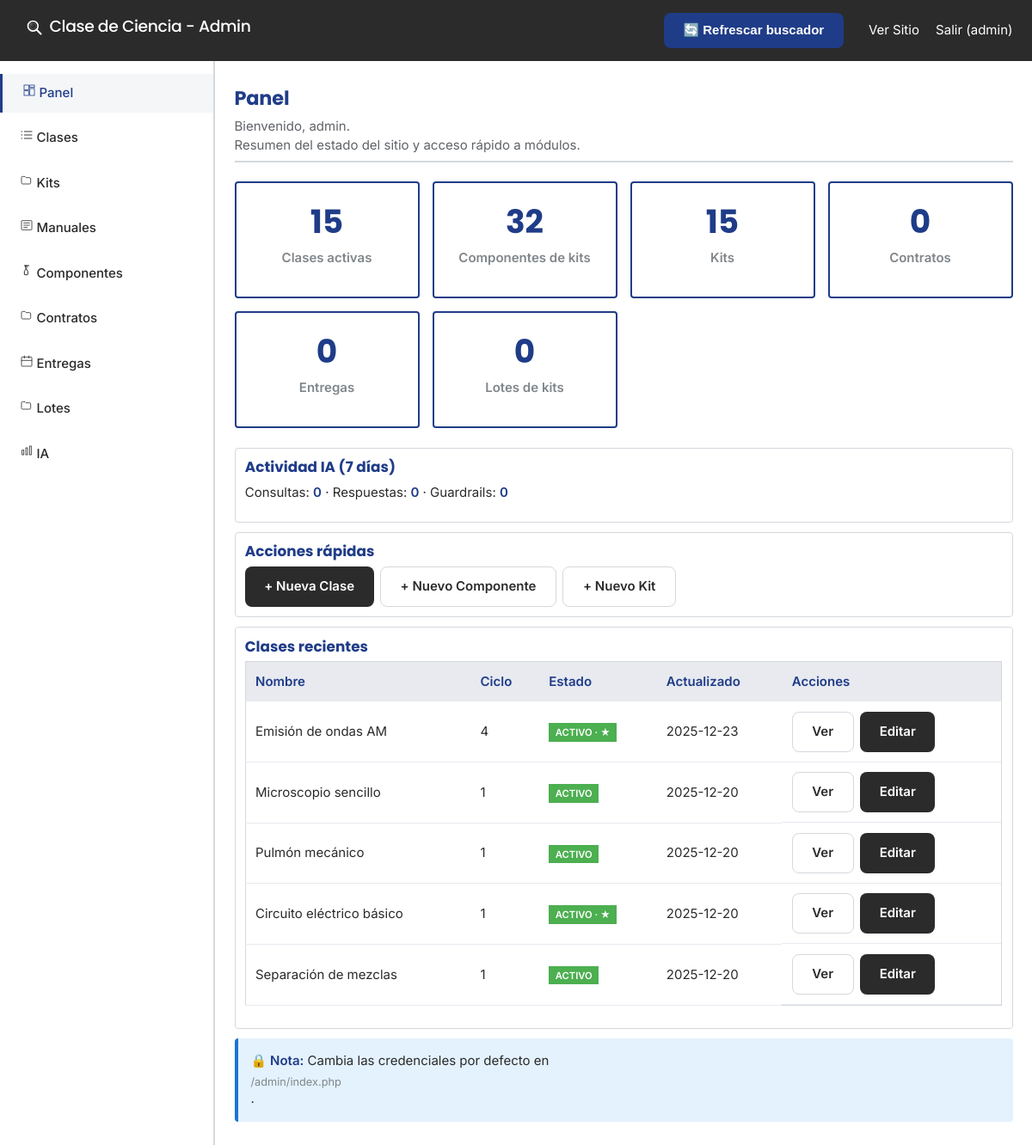
Page /admin/dashboard.php (signed in) on the earlier database version.
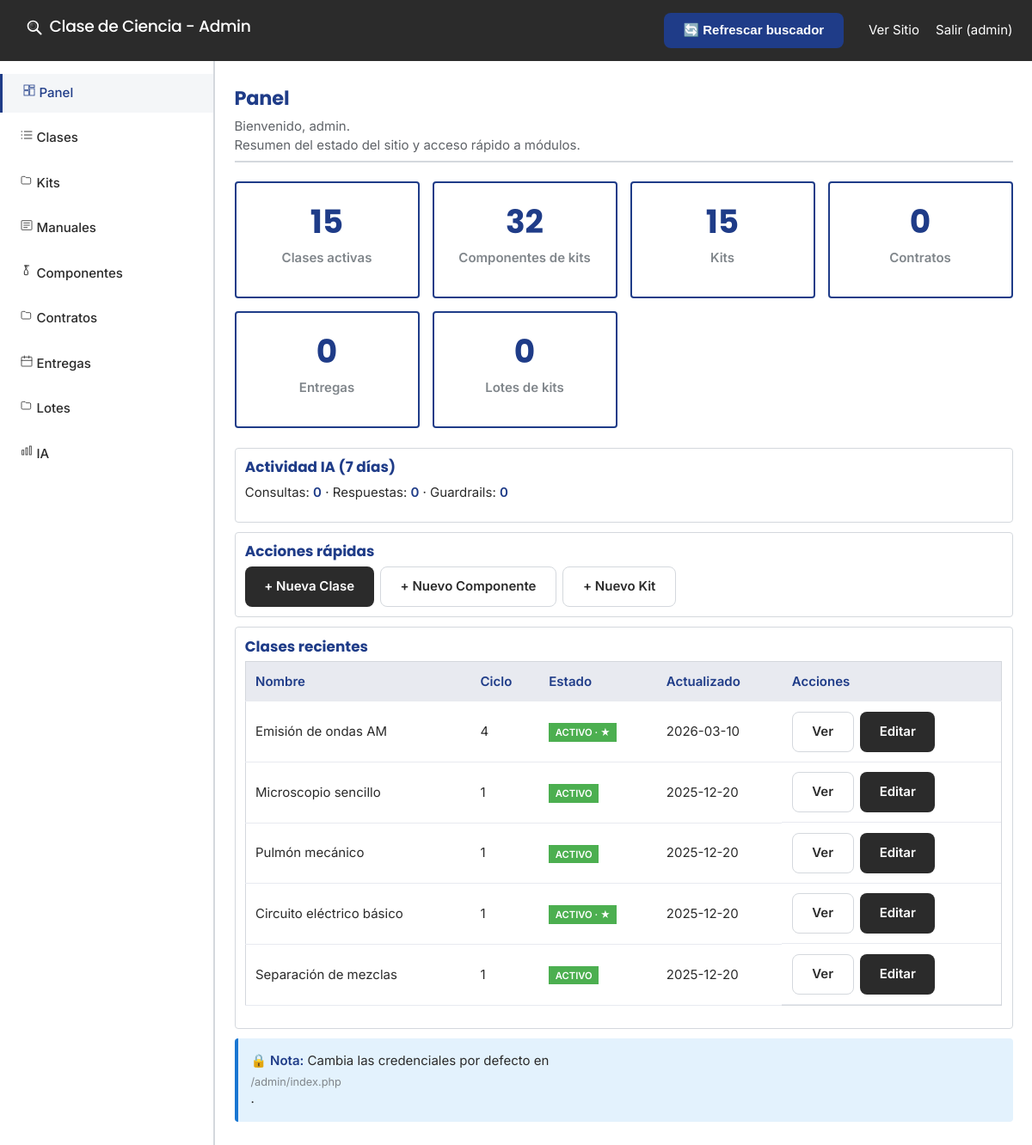
Same page on the later database version.
### tables this page shows
CREATE TABLE `clases` (
  `id` int(11) NOT NULL,
  `nombre` varchar(180) NOT NULL,
  `slug` varchar(180) NOT NULL,
  `ciclo` tinyint(1) NOT NULL,
  `grados` longtext DEFAULT NULL CHECK (json_valid(`grados`)),
  `dificultad` varchar(32) DEFAULT NULL,
  `duracion_minutos` int(11) DEFAULT NULL,
  `resumen` text DEFAULT NULL,
  `objetivo_aprendizaje` text DEFAULT NULL,
  `imagen_portada` varchar(255) DEFAULT NULL,
  `video_portada` varchar(255) DEFAULT NULL,
  `seguridad` longtext DEFAULT NULL CHECK (json_valid(`seguridad`)),
  `seo_title` varchar(160) DEFAULT NULL,
  `seo_description` varchar(255) DEFAULT NULL,
  `activo` tinyint(1) NOT NULL DEFAULT 1,
  `destacado` tinyint(1) NOT NULL DEFAULT 0,
  `orden_popularidad` int(11) NOT NULL DEFAULT 0,
  `status` enum('draft','published') NOT NULL DEFAULT 'draft',
  `published_at` datetime DEFAULT NULL,
  `autor` varchar(120) DEFAULT NULL,
  `contenido_html` mediumtext DEFAULT NULL,
  `created_at` datetime NOT NULL DEFAULT current_timestamp(),
  `updated_at` datetime NOT NULL DEFAULT current_timestamp() ON UPDATE current_timestamp()
);

### admin/dashboard.php (the view, shortened to what the changed rows need)
<?php
require_once 'auth.php';
$debug_messages = [];
$tableExists = function (PDO $pdo, string $table) {
    try {
        $stmt = $pdo->prepare("SELECT COUNT(*) FROM INFORMATION_SCHEMA.TABLES WHERE TABLE_SCHEMA = DATABASE() AND TABLE_NAME = ?");
        if (!$stmt) { return false; }
        $stmt->execute([$table]);
        return ((int)$stmt->fetchColumn()) > 0;
    } catch (PDOException $e) {
        error_log('Admin table exists check error: ' . $e->getMessage());
        $debug_messages[] = 'Table check failed: ' . $table . ' -> ' . $e->getMessage();
        return false;
    }
};
try {
    $pdo->query('SELECT 1');
} catch (PDOException $e) {
    $debug_messages[] = 'DB ping failed: ' . $e->getMessage();
}
try {
    if ($tableExists($pdo, 'clases')) {
        $stmt = $pdo->prepare("\n            SELECT id, nombre, slug, ciclo, updated_at, activo, destacado\n            FROM clases\n            ORDER BY updated_at DESC\n            LIMIT 5\n        ");
        if ($stmt && $stmt->execute([])) {
            $recent_clases = $stmt->fetchAll(PDO::FETCH_ASSOC);
        } else {
            $recent_clases = [];
            $debug_messages[] = 'Recent clases query failed to execute';
        }
    } else {
        $recent_clases = [];
        $debug_messages[] = 'Table missing: clases';
    }
} catch (PDOException $e) {
    error_log('Admin recent clases error: ' . $e->getMessage());
    $recent_clases = [];
    $debug_messages[] = 'Recent clases error: ' . $e->getMessage();
}
include 'header.php';
?>
<div class="page-header">
    <h2>Panel</h2>
    </div>
<div class="card">
    <table class="data-table">
        <thead>
            <tr>
                <th>Nombre</th>
                <th>Ciclo</th>
                <th>Estado</th>
                <th>Actualizado</th>
                <th>Acciones</th>
            </tr>
        </thead>
        <tbody>
            <?php foreach ($recent_clases as $p): ?>
            <tr>
                <td><?= htmlspecialchars($p['nombre'], ENT_QUOTES, 'UTF-8') ?></td>
                <td><?= htmlspecialchars($p['ciclo'], ENT_QUOTES, 'UTF-8') ?></td>
                <td>
                    <span style="padding:0.25rem 0.5rem;background:<?= $p['activo'] ? '#4caf50' : '#ff9800' ?>;color:#fff;font-size:0.75rem;font-weight:600;">
                        <?= $p['activo'] ? 'ACTIVO' : 'INACTIVO' ?><?= $p['destacado'] ? ' · ★' : '' ?>
                    </span>
                </td>
                <td><?= htmlspecialchars(date('Y-m-d', strtotime($p['updated_at'])), ENT_QUOTES, 'UTF-8') ?></td>
                <td class="actions">
                    <a href="/<?= htmlspecialchars($p['slug'], ENT_QUOTES, 'UTF-8') ?>" target="_blank" class="btn action-btn btn-secondary">Ver</a>
                    <a href="/admin/clases/edit.php?id=<?= (int)$p['id'] ?>" class="btn action-btn">Editar</a>
                </td>
            </tr>
            <?php endforeach; ?>
        </tbody>
    </table>
</div>
<?php include 'footer.php'; ?>

Differences in the rows shown:
changed clases "Emisión de ondas AM": updated_at "2025-12-23" → "2026-03-10"
